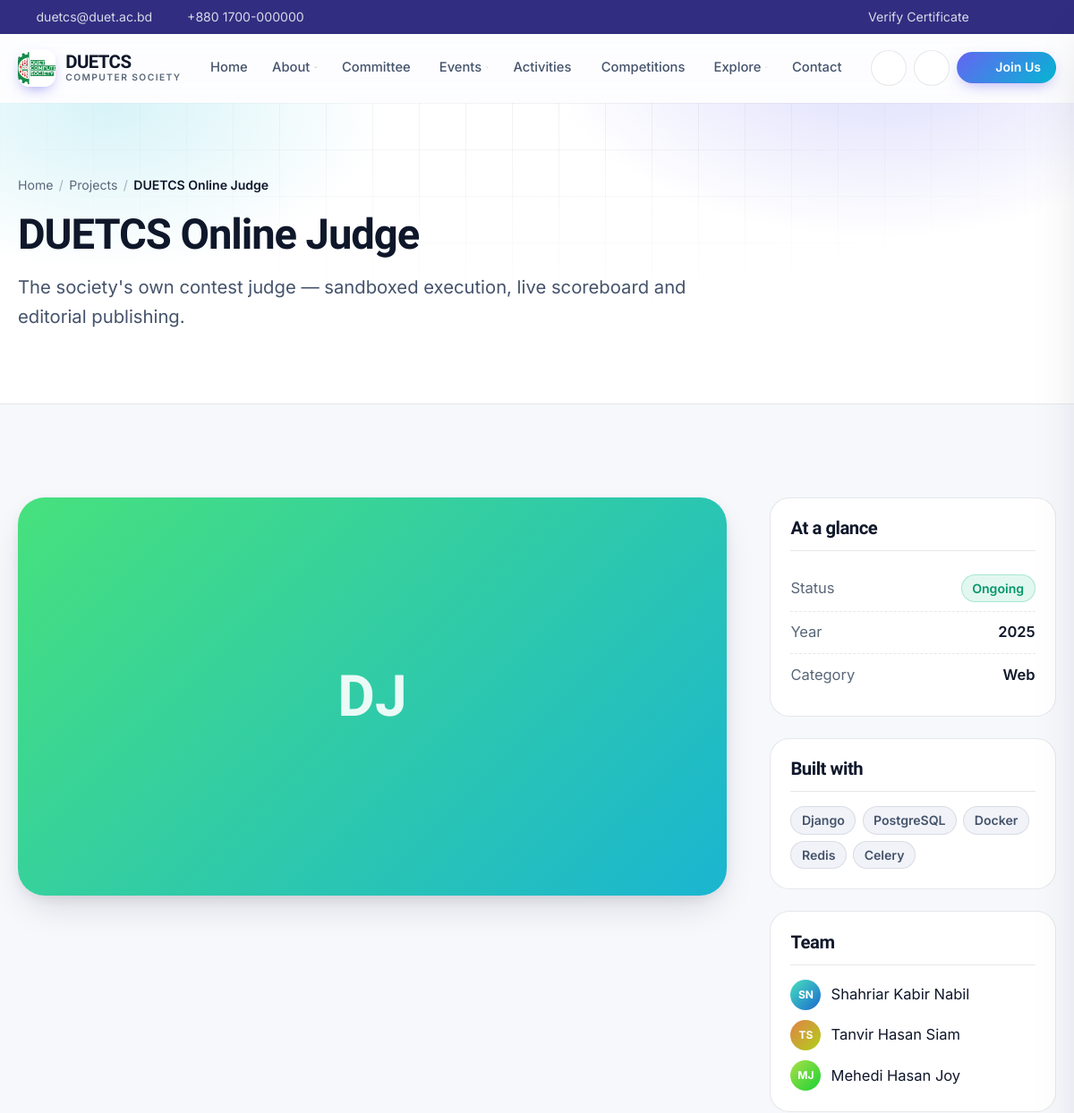
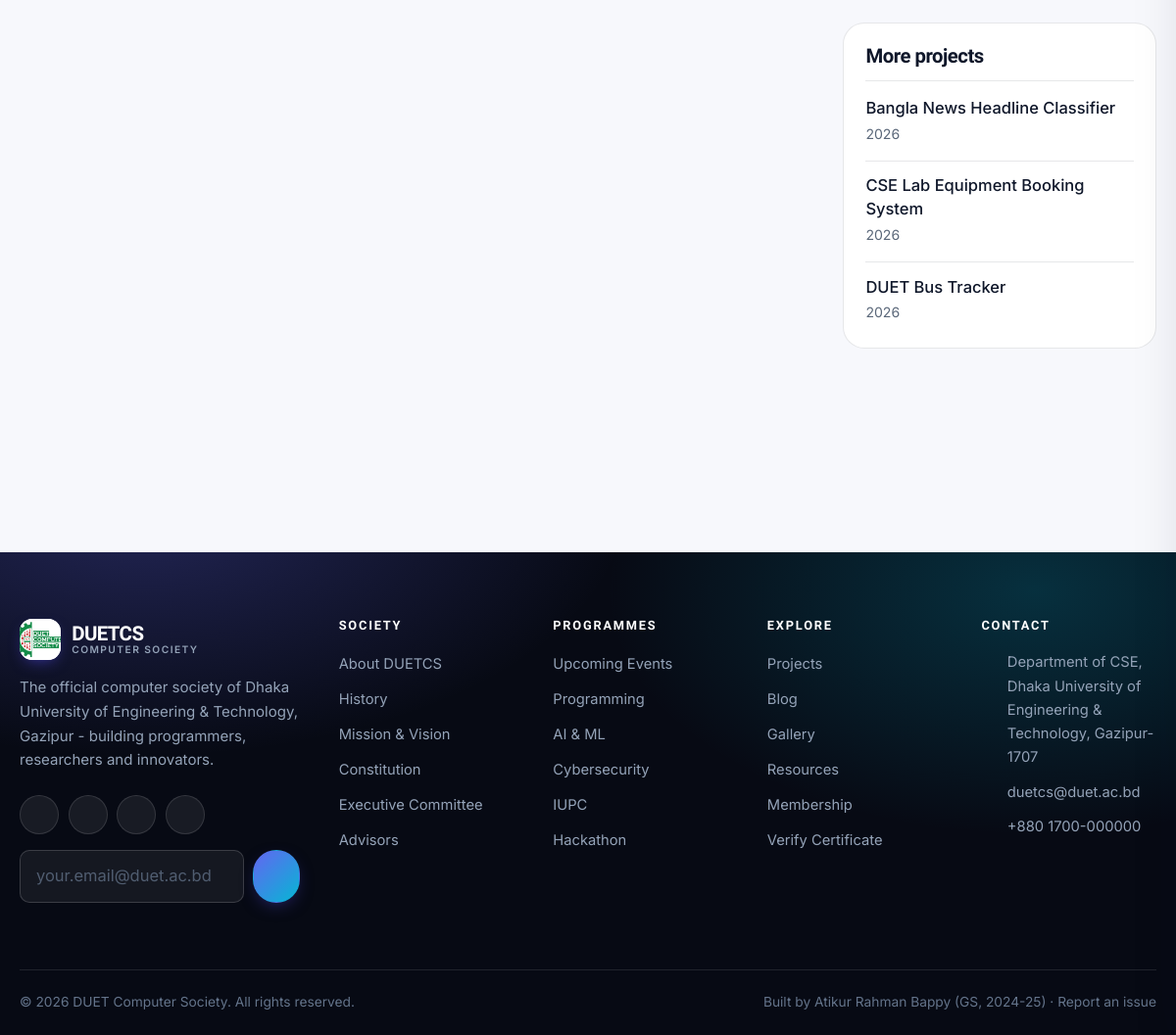
The app's page /index.php?p=project/duetcs-online-judge with its own data (2 pictures, top to bottom).
### tables this page shows
CREATE TABLE projects (
  id           INT UNSIGNED NOT NULL AUTO_INCREMENT,
  title        VARCHAR(160) NOT NULL,
  slug         VARCHAR(180) NOT NULL,
  summary      VARCHAR(300) DEFAULT NULL,
  content      LONGTEXT,
  image        VARCHAR(255) DEFAULT NULL,
  category     VARCHAR(60)  NOT NULL DEFAULT 'web',
  tech_stack   VARCHAR(255) DEFAULT NULL,           
  team_members VARCHAR(255) DEFAULT NULL,
  github_url   VARCHAR(255) DEFAULT NULL,
  demo_url     VARCHAR(255) DEFAULT NULL,
  year         VARCHAR(10)  DEFAULT NULL,
  status       ENUM('ongoing','completed') NOT NULL DEFAULT 'completed',
  is_featured  TINYINT(1) NOT NULL DEFAULT 0,
  created_at   DATETIME NOT NULL DEFAULT CURRENT_TIMESTAMP,
  PRIMARY KEY (id),
  UNIQUE KEY uq_project_slug (slug)
);

### index.php (called while the page is built, shortened)
<?php
require __DIR__ . '/config/database.php';
require __DIR__ . '/app/helpers.php';
require __DIR__ . '/app/components.php';
$raw   = (string) ($_GET['p'] ?? '');
$raw   = preg_replace('#[^A-Za-z0-9/_\-]#', '', $raw);
$route = trim($raw, '/');
$segments   = $route === '' ? [] : explode('/', $route);
$controller = $segments[0] ?? '';
$routes = [
    'home'         => 'home',
    'about'        => 'about',
    'committee'    => 'committee',
    'events'       => 'events',
    'event'        => 'events',
    'activities'   => 'activities',
    'activity'     => 'activities',
    'competitions' => 'competitions',
    'competition'  => 'competitions',
    'projects'     => 'projects',
    'project'      => 'projects',
    'blog'         => 'blog',
    'gallery'      => 'gallery',
    'resources'    => 'resources',
    'membership'   => 'membership',
    'certificates' => 'certificates',
    'contact'      => 'contact',
    'search'       => 'search',
    'login'        => 'account',
    'register'     => 'account',
    'logout'       => 'account',
    'dashboard'    => 'account',
    'profile'      => 'account',
    'admin'        => 'admin',
];
$file = BASE_PATH . '/app/controllers/' . $routes[$controller] . '.php';
require $file;

### config/database.php (called while the page is built, shortened)
<?php
function db(): PDO
{
    static $pdo = null;
    if ($pdo instanceof PDO) {
        return $pdo;
    }
    $dsn = 'mysql:host=' . DB_HOST . ';port=' . DB_PORT
         . ';dbname=' . DB_NAME . ';charset=' . DB_CHARSET;
    $options = [
        PDO::ATTR_ERRMODE            => PDO::ERRMODE_EXCEPTION,
        PDO::ATTR_DEFAULT_FETCH_MODE => PDO::FETCH_ASSOC,
        PDO::ATTR_EMULATE_PREPARES   => false,
    ];
    try {
        $pdo = new PDO($dsn, DB_USER, DB_PASS, $options);
    } catch (PDOException $e) {
        http_response_code(500);
        $hint = DEBUG ? htmlspecialchars($e->getMessage(), ENT_QUOTES, 'UTF-8') : 'Database unavailable.';
        exit('<div style="font:16px/1.6 system-ui;max-width:640px;margin:80px auto;padding:32px;border:1px solid #e11d48;border-radius:12px">'
           . '<h2 style="margin:0 0 12px">Database connection failed</h2>'
           . '<p style="color:#64748b">' . $hint . '</p>'
           . (DEBUG ? '<p style="color:#64748b">Start MySQL in XAMPP, then import <code>database/schema.sql</code> via phpMyAdmin.</p>' : '')
           . '</div>');
    }
    return $pdo;
}
function q(string $sql, array $params = []): PDOStatement
{
    $stmt = db()->prepare($sql);
    $stmt->execute($params);
    return $stmt;
}
function fetchAll(string $sql, array $params = []): array
{
    return q($sql, $params)->fetchAll();
}
function fetchOne(string $sql, array $params = []): ?array
{
    $row = q($sql, $params)->fetch();
    return $row === false ? null : $row;
}

### views/pages/project-detail.php (the view, shortened to what this page needs)
<?php
$pr = $project;
pageHero($pr['title'], $pr['summary'] ?? '', ['Projects' => 'projects', $pr['title'] => null]);
$img = upload($pr['image'], 'projects');
$stack = array_filter(array_map('trim', explode(',', (string) $pr['tech_stack'])));
$team  = array_filter(array_map('trim', explode(',', (string) $pr['team_members'])));
?>
<section class="section">
  <div class="container">
    <div class="with-sidebar">
      <article>
        <div class="reveal" style="border-radius:var(--radius-xl);overflow:hidden;aspect-ratio:16/9;margin-bottom:2rem;box-shadow:var(--shadow-lg)">
          <?php if ($img !== ''): ?>
            <img src="<?= e($img) ?>" alt="" style="width:100%;height:100%;object-fit:cover">
          <?php else: ?>
            <div style="width:100%;height:100%;display:grid;place-items:center;font-family:var(--font-display);font-size:clamp(2rem,7vw,4rem);font-weight:800;color:rgba(255,255,255,.9);<?= e(gradientFor($pr['title'])) ?>"><?= e(initials($pr['title'])) ?></div>
          <?php endif; ?>
        </div>
      </article>
      <aside class="sidebar">
        <div class="widget">
          <h3>At a glance</h3>
          <dl>
            <div class="receipt-row"><dt>Status</dt><dd><span class="badge <?= $pr['status'] === 'ongoing' ? 'badge-success' : 'badge-brand' ?>"><?= e(ucfirst($pr['status'])) ?></span></dd></div>
            <?php if ($pr['year']): ?><div class="receipt-row"><dt>Year</dt><dd><?= e($pr['year']) ?></dd></div><?php endif; ?>
            <?php if ($pr['category']): ?><div class="receipt-row"><dt>Category</dt><dd><?= e(ucfirst($pr['category'])) ?></dd></div><?php endif; ?>
          </dl>
        </div>
        <?php if ($stack): ?>
          <div class="widget">
            <h3>Built with</h3>
            <div class="tag-cloud">
              <?php foreach ($stack as $t): ?><span class="badge"><?= e($t) ?></span><?php endforeach; ?>
            </div>
          </div>
        <?php endif; ?>
        <?php if ($team): ?>
          <div class="widget">
            <h3>Team</h3>
            <ul class="widget-list">
              <?php foreach ($team as $t): ?>
                <li style="display:flex;align-items:center;gap:.7rem;border:0;padding:0;margin-top:.7rem">
                  <span style="display:grid;place-items:center;width:34px;height:34px;border-radius:50%;color:#fff;font-size:.75rem;font-weight:700;flex:none;<?= e(gradientFor($t)) ?>"><?= e(initials($t)) ?></span>
                  <span style="font-size:var(--step-0)"><?= e($t) ?></span>
                </li>
              <?php endforeach; ?>
            </ul>
          </div>
        <?php endif; ?>
        <?php if ($related): ?>
          <div class="widget">
            <h3>More projects</h3>
            <ul class="widget-list">
              <?php foreach ($related as $r): ?>
                <li><a href="<?= url('project/' . $r['slug']) ?>"><?= e($r['title']) ?></a><small><?= e($r['year']) ?></small></li>
              <?php endforeach; ?>
            </ul>
          </div>
        <?php endif; ?>
      </aside>
    </div>
  </div>
</section>

### app/components.php (shortened to what this page needs)
<?php
function pageHero(string $title, string $subtitle = '', array $crumbs = []): void
{
    ?>
    <section class="page-hero">
      <div class="container">
        <?php if ($crumbs): ?>
          <nav class="crumbs" aria-label="Breadcrumb">
            <a href="<?= url() ?>">Home</a>
            <?php $last = array_key_last($crumbs); foreach ($crumbs as $label => $href): ?>
              <span class="sep">/</span>
              <?php if ($href && $label !== $last): ?>
                <a href="<?= url($href) ?>"><?= e($label) ?></a>
              <?php else: ?>
                <span aria-current="page"><?= e($label) ?></span>
              <?php endif; ?>
            <?php endforeach; ?>
          </nav>
        <?php endif; ?>
        <h1><?= e($title) ?></h1>
        <?php if ($subtitle !== ''): ?><p><?= e($subtitle) ?></p><?php endif; ?>
      </div>
    </section>
    <?php
}
    ?>

### records on screen
projects: title "DUETCS Online Judge", summary "The society's own contest judge — sandboxed execution, live scoreboard and editorial publishing.", title "DJ", status "Ongoing", year "2025", category "Web", tech_stack "Django", tech_stack "PostgreSQL", tech_stack "Docker", tech_stack "Redis", tech_stack "Celery", team_members "SN", team_members "Shahriar Kabir Nabil", team_members "TS", team_members "Tanvir Hasan Siam", team_members "MJ", team_members "Mehedi Hasan Joy"
projects: title "Bangla News Headline Classifier", year "2026"
projects: title "CSE Lab Equipment Booking System", year "2026"
projects: title "DUET Bus Tracker", year "2026"

### other values on screen
setting('site_email', SITE_EMAIL) "duetcs@duet.ac.bd"
setting('site_phone', SITE_PHONE) "+880 1700-000000"
SITE_SHORT "DUETCS"
$item['label'] "Home"
$item['label'] "About"
$item['label'] "Committee"
$item['label'] "Events"
$item['label'] "Activities"
$item['label'] "Competitions"
$item['label'] "Explore"
$item['label'] "Contact"
$label "Projects"
$label "DUETCS Online Judge"
SITE_DESC "The official computer society of Dhaka University of Engineering & Technology, Gazipur - building programmers, researchers and innovators."
setting('site_address', SITE_ADDRESS) "Department of CSE, Dhaka University of Engineering & Technology, Gazipur-1707"
